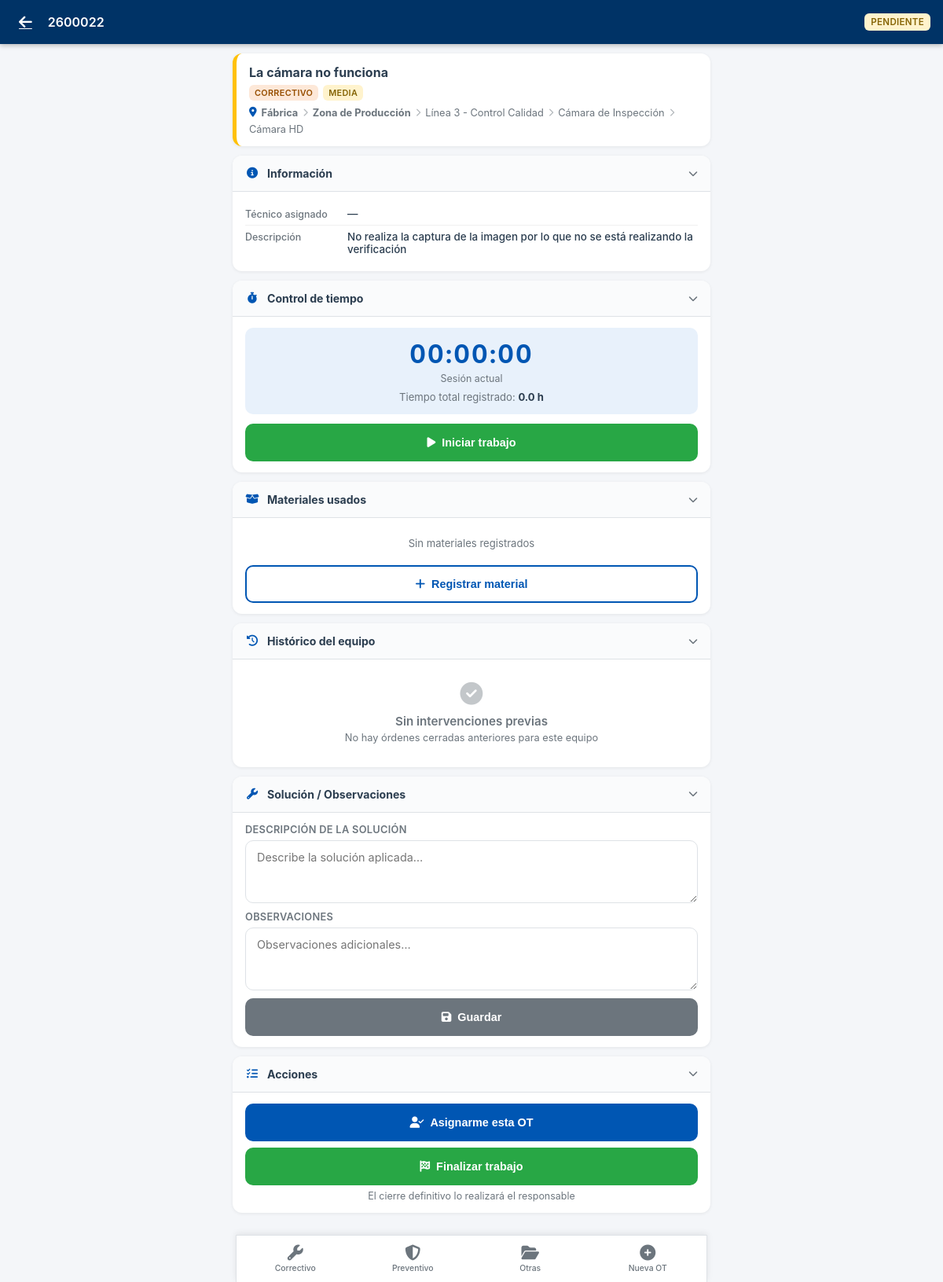
The page /movil/ot/28 (signed in) on the database as committed earlier.
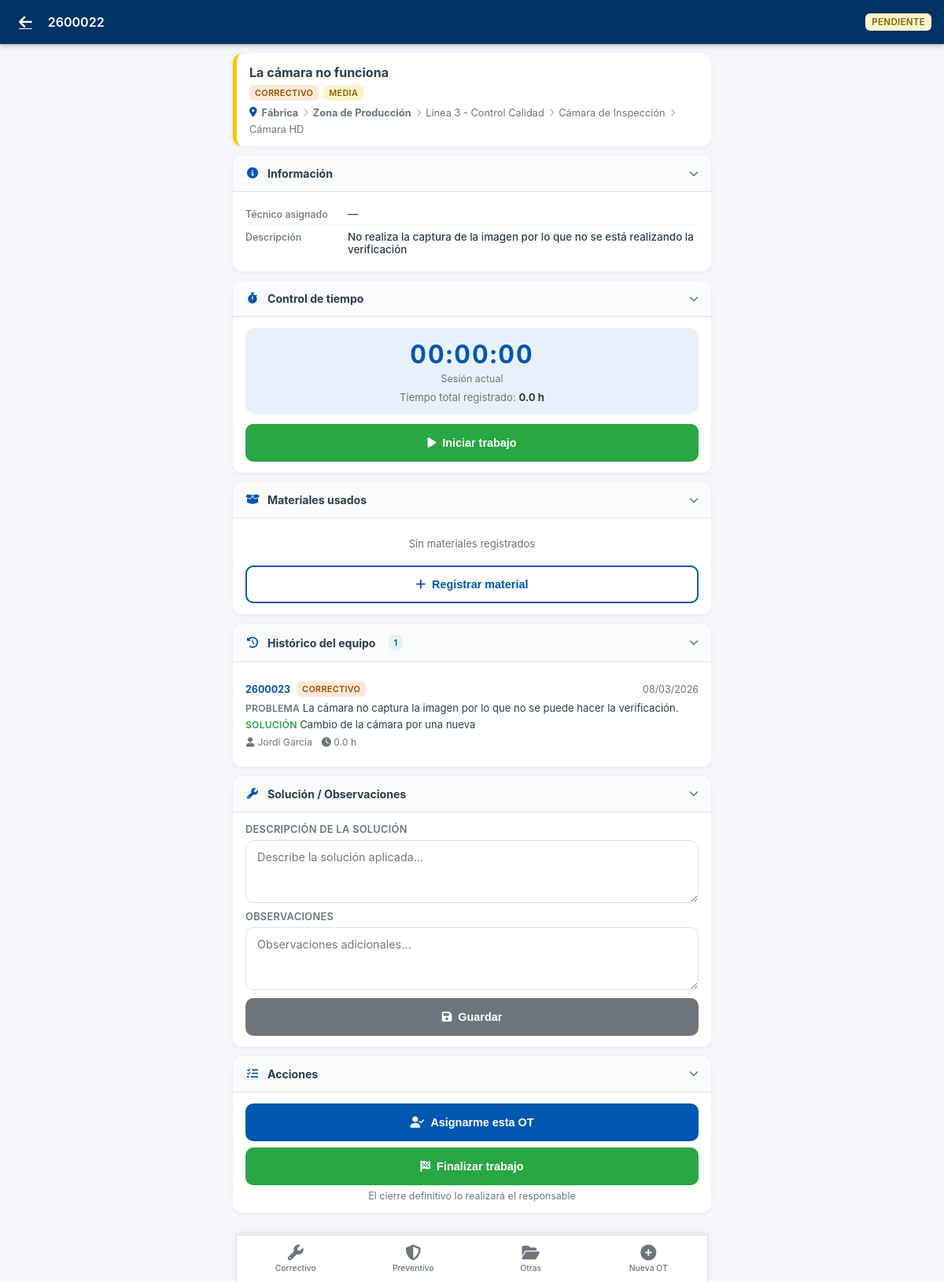
The same page on the database as committed later.
### models.py (models this page shows, shortened)
class OrdenTrabajo(db.Model):
    id = db.Column(db.Integer, primary_key=True)
    numero = db.Column(db.String(20), unique=True, nullable=False)
    tipo = db.Column(db.String(20), nullable=False)  # correctivo, preventivo
    prioridad = db.Column(db.String(20), default='media')  # urgente, alta, media, baja
    estado = db.Column(db.String(20), default='pendiente')  # pendiente, asignada, en_curso, cerrada, cancelada
    fechaCreacion = db.Column(db.DateTime, default=datetime.now)
    fechaProgramada = db.Column(db.DateTime)
    fechaInicio = db.Column(db.DateTime)
    fechaFin = db.Column(db.DateTime)
    titulo = db.Column(db.String(200), nullable=False)
    descripcionProblema = db.Column(db.Text)
    descripcionSolucion = db.Column(db.Text)
    observaciones = db.Column(db.Text)
    equipoTipo = db.Column(db.String(20), nullable=False)  # empresa, planta, zona, linea, maquina, elemento
    equipoId = db.Column(db.Integer, nullable=False)
    maquinaId = db.Column(db.Integer, db.ForeignKey('maquina.id'), nullable=True)
    elementoId = db.Column(db.Integer, db.ForeignKey('elemento.id'))
    planPreventivoId = db.Column(db.Integer, db.ForeignKey('plan_preventivo.id'))  # LEGACY - Deprecado
    asignacionGamaId = db.Column(db.Integer, db.ForeignKey('asignacion_gama.id'))  # LEGACY - Deprecado
    gamaId          = db.Column(db.Integer, db.ForeignKey('gama_mantenimiento.id'), nullable=True)
    frecuenciaTipo  = db.Column(db.String(20))   # 'dias' | 'semanas' | 'meses'
    frecuenciaValor = db.Column(db.Integer)       # número entero
    gama = db.relationship('GamaMantenimiento', foreign_keys=[gamaId])
    tecnicoAsignado = db.Column(db.String(100))  # Técnico principal (legacy)
    tiempoEstimado = db.Column(db.Float)  # horas
    tiempoReal = db.Column(db.Float)  # horas (calculado de registros)
    tiempoParada = db.Column(db.Float)  # horas de parada de máquina
    costeTallerExterno = db.Column(db.Float, default=0)  # Total acumulado (calculado)
    descripcionTallerExterno = db.Column(db.Text)  # LEGACY - primer coste
    proveedorExterno = db.Column(db.String(100))   # LEGACY - primer coste
    costesExternosJson = db.Column(db.Text)  # JSON list de {proveedor, descripcion, coste}
    creadoPor = db.Column(db.String(100))
    cerradoPor = db.Column(db.String(100))
    consumos = db.relationship('ConsumoRecambio', backref='ordenTrabajo', lazy=True, cascade='all, delete-orphan')
    registrosTiempo = db.relationship('RegistroTiempo', backref='ordenTrabajo', lazy=True, cascade='all, delete-orphan')
    respuestasChecklist = db.relationship('RespuestaChecklist', backref='ordenTrabajo', lazy=True, cascade='all, delete-orphan')

class Planta(db.Model):
    id = db.Column(db.Integer, primary_key=True)
    empresaId = db.Column(db.Integer, db.ForeignKey('empresa.id'), nullable=False)
    codigo = db.Column(db.String(10), nullable=False)
    nombre = db.Column(db.String(100), nullable=False)
    descripcion = db.Column(db.Text)
    direccion = db.Column(db.String(200))
    zonas = db.relationship('Zona', backref='planta', lazy=True, cascade='all, delete-orphan')

class Zona(db.Model):
    id = db.Column(db.Integer, primary_key=True)
    plantaId = db.Column(db.Integer, db.ForeignKey('planta.id'), nullable=False)
    codigo = db.Column(db.String(10), nullable=False)
    nombre = db.Column(db.String(100), nullable=False)
    descripcion = db.Column(db.Text)
    lineas = db.relationship('Linea', backref='zona', lazy=True, cascade='all, delete-orphan')

class Linea(db.Model):
    id = db.Column(db.Integer, primary_key=True)
    zonaId = db.Column(db.Integer, db.ForeignKey('zona.id'), nullable=False)
    codigo = db.Column(db.String(10), nullable=False)
    nombre = db.Column(db.String(100), nullable=False)
    descripcion = db.Column(db.Text)
    maquinas = db.relationship('Maquina', backref='linea', lazy=True, cascade='all, delete-orphan')

class Maquina(db.Model):
    id = db.Column(db.Integer, primary_key=True)
    lineaId = db.Column(db.Integer, db.ForeignKey('linea.id'), nullable=False)
    codigo = db.Column(db.String(10), nullable=False)
    nombre = db.Column(db.String(100), nullable=False)
    modelo = db.Column(db.String(50))
    fabricante = db.Column(db.String(50))
    numeroSerie = db.Column(db.String(50))
    descripcion = db.Column(db.Text)
    fechaInstalacion = db.Column(db.Date)
    criticidad = db.Column(db.String(20), default='media')  # alta, media, baja
    estado = db.Column(db.String(20), default='operativo')  # operativo, averiado, mantenimiento
    horasOperacion = db.Column(db.Integer, default=0)  # Contador de horas
    rav = db.Column(db.Float, default=0.0)             # Valor de reposición (RAV)
    elementos = db.relationship('Elemento', backref='maquina', lazy=True, cascade='all, delete-orphan')
    ordenesTrabajo = db.relationship('OrdenTrabajo', backref='maquina', lazy=True)
    planesPreventivos = db.relationship('PlanPreventivo', backref='maquina', lazy=True)
    recambiosAsociados = db.relationship('RecambioEquipo', backref='maquina', lazy=True)

class Elemento(db.Model):
    id = db.Column(db.Integer, primary_key=True)
    maquinaId = db.Column(db.Integer, db.ForeignKey('maquina.id'), nullable=False)
    codigo = db.Column(db.String(10), nullable=False)
    nombre = db.Column(db.String(100), nullable=False)
    tipo = db.Column(db.String(50))
    descripcion = db.Column(db.Text)
    fabricante = db.Column(db.String(50))
    modelo = db.Column(db.String(50))
    numeroSerie = db.Column(db.String(50))
    rav = db.Column(db.Float, default=0.0)             # Valor de reposición (RAV)

### blueprints/mobile/routes.py (the view, shortened to what this page needs)
@bp.route('/ot/<int:id>')
@movil_required
def ver_ot(id):
    ot = OrdenTrabajo.query.get_or_404(id)
    _enrich_ot(ot)
    nombre_tecnico = _nombre_tecnico(current_user)
    trabajo_activo = RegistroTiempo.query.filter_by(
        ordenId=id, tecnico=nombre_tecnico, enCurso=True
    ).first()
    registros_tiempo = RegistroTiempo.query.filter_by(ordenId=id).order_by(
        RegistroTiempo.inicio.desc()
    ).all()
    consumos = ConsumoRecambio.query.filter_by(ordenId=id).all()
    tareas_gama = []
    tareas_realizadas_ids = set()
    checklist_items = []
    respuestas_map = {}
    historico_equipo = []
    et = ot.equipoTipo or ('maquina' if ot.maquinaId else None)
    ei = ot.equipoId or ot.maquinaId
    if et and ei:
        condiciones = [
            and_(OrdenTrabajo.equipoTipo == et, OrdenTrabajo.equipoId == ei)
        ]
        maq_id = ot.maquinaId or (ei if et == 'maquina' else None)
        if maq_id:
            condiciones.append(OrdenTrabajo.maquinaId == maq_id)
        historico_equipo = OrdenTrabajo.query.filter(
            OrdenTrabajo.id != ot.id,
            OrdenTrabajo.estado == 'cerrada',
            or_(*condiciones),
        ).order_by(OrdenTrabajo.fechaFin.desc()).limit(15).all()
    return render_template(
        'mobile/ot_detail.html',
        ot=ot,
        nombre_tecnico=nombre_tecnico,
        trabajo_activo=trabajo_activo,
        registros_tiempo=registros_tiempo,
        consumos=consumos,
        tareas_gama=tareas_gama,
        tareas_realizadas_ids=tareas_realizadas_ids,
        checklist_items=checklist_items,
        respuestas_map=respuestas_map,
        historico_equipo=historico_equipo,
    )

### templates/mobile/ot_detail.html (shortened to what this page needs)
{% extends "mobile/base.html" %}
{% block header %}
<a href="{{ url_for('mobile.home') }}" class="m-header-back">
  <i class="fas fa-arrow-left"></i>
</a>
<span class="m-header-title">{{ ot.numero }}</span>
<div class="m-header-actions">
  <span class="m-badge m-badge-estado-{{ ot.estado }}" style="font-size:.72rem;padding:4px 8px;">
    {{ ot.estado | replace('_', ' ') }}
  </span>
</div>
{% endblock %}
{% block content %}
<div class="m-ot-header-card prio-{{ ot.prioridad }}">
  <div class="m-ot-header-titulo">{{ ot.titulo }}</div>
  <div class="m-ot-header-badges">
    <span class="m-badge m-badge-tipo-{{ ot.tipo }}">{{ ot.tipo }}</span>
    <span class="m-badge m-badge-prio-{{ ot.prioridad }}">
      {{ ot.prioridad }}
    </span>
  </div>
  {% if ot._ruta %}
  <div class="m-ot-header-equipo">
    <i class="fas fa-map-marker-alt" style="color:var(--m-primary)"></i>
    {% for nivel in ot._ruta %}
    {% if not loop.first %}<i class="fas fa-chevron-right" style="font-size:.65rem;opacity:.5"></i>{% endif %}
    <span style="font-weight:{% if nivel.tipo in ['planta','zona'] %}700{% else %}400{% endif %}">{{ nivel.nombre
      }}</span>
    {% endfor %}
  </div>
  {% endif %}
</div>
<div class="m-section" id="sec-info">
  <div class="m-section-header">
    <div class="m-section-header-left">
      <i class="fas fa-info-circle"></i>Información
    </div>
    <i class="fas fa-chevron-down m-section-chevron"></i>
  </div>
  <div class="m-section-body">
    <div class="m-info-row">
      <span class="m-info-label">Técnico asignado</span>
      <span class="m-info-value">{{ ot.tecnicoAsignado or '—' }}</span>
    </div>
    {% if ot.descripcionProblema %}
    <div class="m-info-row">
      <span class="m-info-label">Descripción</span>
      <span class="m-info-value">{{ ot.descripcionProblema }}</span>
    </div>
    {% endif %}
  </div>
</div>
{% if ot.estado not in ['cerrada', 'cancelada'] %}
<div class="m-section" id="sec-tiempo">
  <div class="m-section-header">
    <div class="m-section-header-left">
      <i class="fas fa-stopwatch"></i>Control de tiempo
    </div>
    <i class="fas fa-chevron-down m-section-chevron"></i>
  </div>
  <div class="m-section-body">
    <div class="m-timer-box">
      <div class="m-timer-value" id="timerDisplay">
        {% if trabajo_activo %}
        <span class="m-time-en-curso"><i class="fas fa-circle" style="font-size:.8rem"></i> En curso</span>
        {% else %}
        00:00:00
        {% endif %}
      </div>
      <div class="m-timer-label">Sesión actual</div>
      <div class="m-timer-total">
        Tiempo total registrado: <strong>{{ '%.1f' % (ot.tiempoReal or 0) }} h</strong>
      </div>
    </div>
    {% if trabajo_activo %}
    <button class="m-btn m-btn-warning m-btn-full" onclick="pausarTrabajo()">
      <i class="fas fa-pause"></i> Pausar trabajo
    </button>
    {% else %}
    <button class="m-btn m-btn-success m-btn-full" onclick="iniciarTrabajo()">
      <i class="fas fa-play"></i> Iniciar trabajo
    </button>
    {% endif %}
  </div>
</div>
{% endif %}
<div class="m-section" id="sec-consumos">
  <div class="m-section-header">
    <div class="m-section-header-left">
      <i class="fas fa-box-open"></i>
      Materiales usados
    </div>
    <i class="fas fa-chevron-down m-section-chevron"></i>
  </div>
  <div class="m-section-body">
    {% if consumos %}
    {% for c in consumos %}
    <div class="m-consumo-item">
      <div>
        <div class="m-consumo-nombre">{{ c.recambio.nombre if c.recambio else '—' }}</div>
        <div class="m-consumo-qty">Cantidad: {{ c.cantidad }} {{ c.recambio.unidadMedida if c.recambio else '' }}</div>
      </div>
      <div class="m-consumo-coste">
        {% if c.precioUnitario %}{{ '%.2f' % (c.cantidad * c.precioUnitario) }} €{% endif %}
      </div>
    </div>
    {% endfor %}
    {% else %}
    <p class="m-text-muted m-text-center" style="padding:10px 0">Sin materiales registrados</p>
    {% endif %}
    {% if ot.estado not in ['cerrada', 'cancelada'] %}
    <button class="m-btn m-btn-outline m-btn-full" style="margin-top:10px" onclick="abrirModalConsumo()">
      <i class="fas fa-plus"></i> Registrar material
    </button>
    {% endif %}
  </div>
</div>
{% if ot.equipoTipo or ot.maquinaId %}
{% if historico_equipo %}
<div class="m-section" id="sec-historico">
  <div class="m-section-header">
    <div class="m-section-header-left">
      <i class="fas fa-history"></i>
      Histórico del equipo
      <span class="m-badge" style="background:var(--m-primary-light);color:var(--m-primary);margin-left:6px">
        {{ historico_equipo|length }}
      </span>
    </div>
    <i class="fas fa-chevron-down m-section-chevron"></i>
  </div>
  <div class="m-section-body">
    {% for h in historico_equipo %}
    <div class="m-historico-item">
      <div class="m-historico-header">
        <div style="display:flex;align-items:center;gap:8px">
          <span class="m-historico-num">{{ h.numero }}</span>
          <span class="m-badge m-badge-tipo-{{ h.tipo }}">{{ h.tipo }}</span>
        </div>
        <span class="m-text-small m-text-muted">
          {{ h.fechaFin.strftime('%d/%m/%Y') if h.fechaFin else (h.fechaCreacion.strftime('%d/%m/%Y') if h.fechaCreacion
          else '—') }}
        </span>
      </div>
      {% if h.descripcionProblema %}
      <div class="m-historico-problema">
        <span class="m-historico-label">Problema</span>
        {{ h.descripcionProblema }}
      </div>
      {% endif %}
      {% if h.descripcionSolucion %}
      <div class="m-historico-solucion">
        <span class="m-historico-label">Solución</span>
        {{ h.descripcionSolucion }}
      </div>
      {% else %}
      <div class="m-historico-solucion m-historico-sin-sol">
        <span class="m-historico-label">Solución</span>
        <em>Sin registrar</em>
      </div>
      {% endif %}
      <div class="m-historico-meta">
        {% if h.tecnicoAsignado %}<span><i class="fas fa-user"></i> {{ h.tecnicoAsignado }}</span>{% endif %}
        {% if h.tiempoReal %}<span><i class="fas fa-clock"></i> {{ '%.1f' % h.tiempoReal }} h</span>{% endif %}
      </div>
    </div>
    {% endfor %}
  </div>
</div>
{% else %}
<div class="m-section" id="sec-historico">
  <div class="m-section-header">
    <div class="m-section-header-left">
      <i class="fas fa-history"></i>
      Histórico del equipo
    </div>
    <i class="fas fa-chevron-down m-section-chevron"></i>
  </div>
  <div class="m-section-body">
    <div class="m-empty" style="padding:16px 0">
      <i class="fas fa-check-circle" style="font-size:1.8rem"></i>
      <div class="m-empty-title">Sin intervenciones previas</div>
      <div class="m-empty-sub">No hay órdenes cerradas anteriores para este equipo</div>
    </div>
  </div>
</div>
{% endif %}
{% endif %}
{% if ot.estado not in ['cerrada', 'cancelada'] %}
<div class="m-section" id="sec-solucion">
  <div class="m-section-header">
    <div class="m-section-header-left">
      <i class="fas fa-wrench"></i>Solución / Observaciones
    </div>
    <i class="fas fa-chevron-down m-section-chevron"></i>
  </div>
  <div class="m-section-body">
    <div class="m-field">
      <label class="m-label">Descripción de la solución</label>
      <textarea class="m-textarea" id="descripcionSolucion" rows="3"
        placeholder="Describe la solución aplicada…">{{ ot.descripcionSolucion or '' }}</textarea>
    </div>
    <div class="m-field" style="margin-top:10px">
      <label class="m-label">Observaciones</label>
      <textarea class="m-textarea" id="observaciones" rows="2"
        placeholder="Observaciones adicionales…">{{ ot.observaciones or '' }}</textarea>
    </div>
    <button class="m-btn m-btn-secondary m-btn-full" style="margin-top:10px" onclick="guardarSolucion()">
      <i class="fas fa-save"></i> Guardar
    </button>
  </div>
</div>
<div class="m-section" id="sec-acciones">
  <div class="m-section-header">
    <div class="m-section-header-left">
      <i class="fas fa-tasks"></i>Acciones
    </div>
    <i class="fas fa-chevron-down m-section-chevron"></i>
  </div>
  <div class="m-section-body">
    {% if ot.estado == 'pendiente' %}
    <button class="m-btn m-btn-primary m-btn-full" style="margin-bottom:8px" onclick="cambiarEstado('asignada')">
      <i class="fas fa-user-check"></i> Asignarme esta OT
    </button>
    {% endif %}
    {% if ot.estado in ['pendiente', 'asignada', 'en_curso'] %}
    {% if tecnico_puede_cerrar %}
    <button class="m-btn m-btn-success m-btn-full" onclick="confirmarCerrar('cerrada')">
      <i class="fas fa-check-circle"></i> Cerrar orden de trabajo
    </button>
    {% else %}
    <button class="m-btn m-btn-success m-btn-full" onclick="confirmarCerrar('cerrado_parcial')">
      <i class="fas fa-flag-checkered"></i> Finalizar trabajo
    </button>
    <p class="m-text-muted m-text-small" style="margin-top:6px;text-align:center">
      El cierre definitivo lo realizará el responsable
    </p>
    {% endif %}
    {% endif %}
  </div>
</div>
{% endif %}
{% endblock %}

Rows that differ between the two databases and show on the page:
now on this page (row edited): OrdenTrabajo: numero "2600023", tipo "CORRECTIVO", fechaFin "08/03/2026", descripcionProblema "La cámara no captura la imagen por lo que no se puede hacer la verificación.", descripcionSolucion "Cambio de la cámara por una nueva", tecnicoAsignado "Jordi Garcia", tiempoReal "0.0"
Other text that changed with them:
{{ historico_equipo|length }}: (not shown) → "1"
text no longer shown: "Sin intervenciones previas No hay órdenes cerradas anteriores para este equipo"
